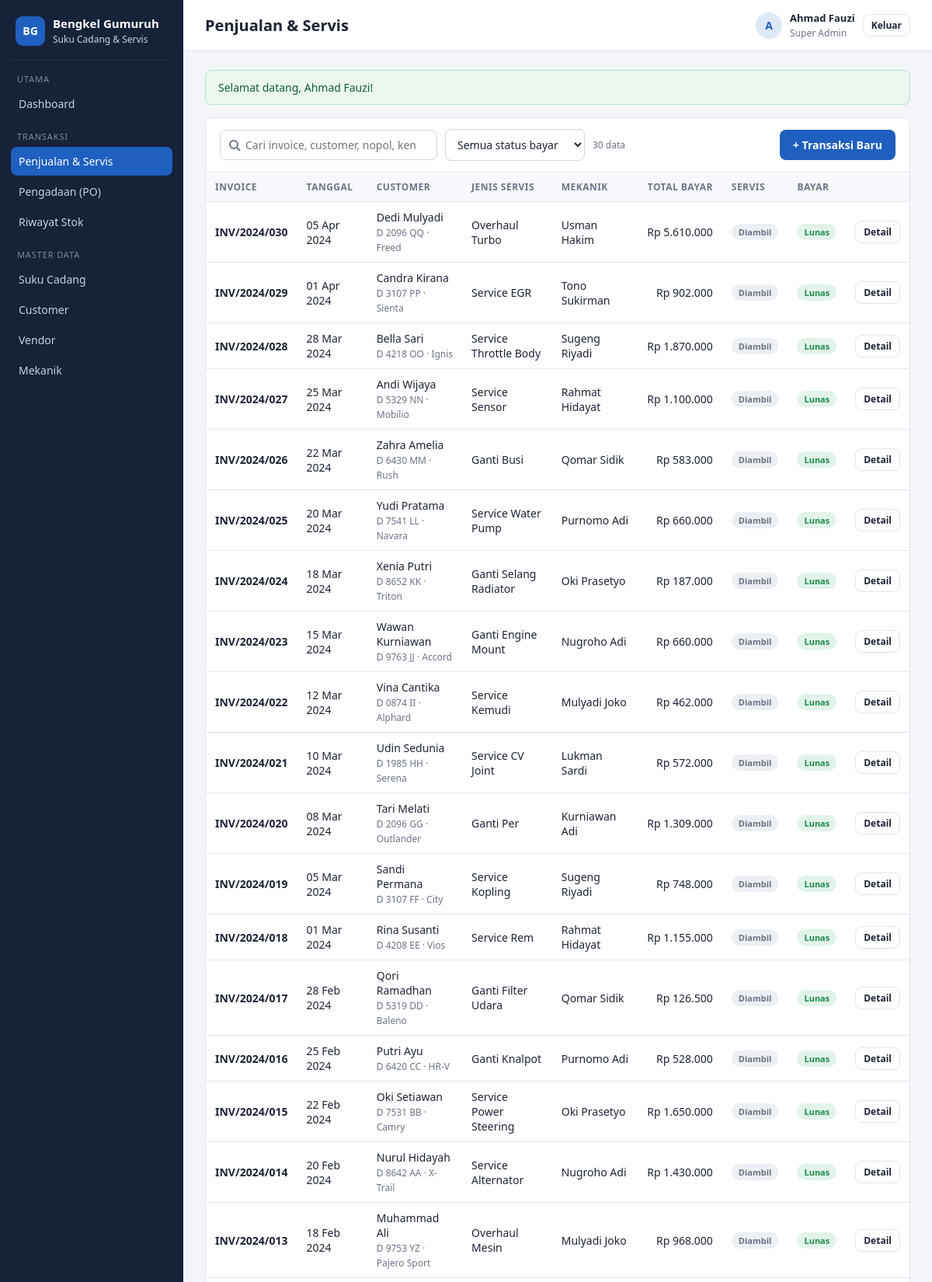
The app's page /penjualan.php (signed in, upper part) with its own data.
### tables this page shows
CREATE TABLE `transaksi_penjualan`  (
  `id_transaksi_penjualan` int NOT NULL AUTO_INCREMENT,
  `no_invoice` varchar(30) NOT NULL,
  `tanggal_transaksi` date NOT NULL,
  `jam_masuk` time NULL DEFAULT NULL,
  `jam_selesai` time NULL DEFAULT NULL,
  `jenis_service` varchar(50) NULL DEFAULT NULL COMMENT 'Service Rutin, Ganti Oli, Perbaikan',
  `keluhan` text NULL,
  `diagnosis` text NULL,
  `pekerjaan_dilakukan` text NULL,
  `km_kendaraan` int NULL DEFAULT NULL,
  `total_item_suku_cadang` int NULL DEFAULT 0,
  `subtotal_suku_cadang` decimal(12, 2) NULL DEFAULT 0.00,
  `biaya_jasa` decimal(12, 2) NULL DEFAULT 0.00,
  `diskon` decimal(12, 2) NULL DEFAULT 0.00,
  `pajak` decimal(12, 2) NULL DEFAULT 0.00,
  `total_bayar` decimal(12, 2) NULL DEFAULT 0.00,
  `status_service` enum('antri','dikerjakan','selesai','diambil') NULL DEFAULT 'antri',
  `status_pembayaran` enum('unpaid','paid') NULL DEFAULT 'unpaid',
  `metode_pembayaran` enum('cash','transfer','debit','credit') NULL DEFAULT NULL,
  `tanggal_pembayaran` datetime NULL DEFAULT NULL,
  `uang_muka` decimal(12, 2) NULL DEFAULT 0.00,
  `sisa_bayar` decimal(12, 2) NULL DEFAULT 0.00,
  `catatan` text NULL,
  `foto_kendaraan_masuk` longtext NULL,
  `foto_kendaraan_keluar` longtext NULL,
  `rating_service` tinyint NULL DEFAULT NULL COMMENT '1-5',
  `feedback_customer` text NULL,
  `created_at` timestamp NULL DEFAULT CURRENT_TIMESTAMP,
  `created_by` int NULL DEFAULT NULL,
  `updated_at` timestamp NULL DEFAULT CURRENT_TIMESTAMP ON UPDATE CURRENT_TIMESTAMP,
  `updated_by` int NULL DEFAULT NULL,
  `id_customer` int NULL DEFAULT NULL,
  `id_mekanik` int NULL DEFAULT NULL,
  `id_kasir` int NULL DEFAULT NULL COMMENT 'Yang melayani pembayaran',
  PRIMARY KEY (`id_transaksi_penjualan`) USING BTREE,
  UNIQUE INDEX `no_invoice`(`no_invoice` ASC) USING BTREE,
  INDEX `id_customer`(`id_customer` ASC) USING BTREE,
  INDEX `id_mekanik`(`id_mekanik` ASC) USING BTREE,
  INDEX `id_kasir`(`id_kasir` ASC) USING BTREE,
  INDEX `created_by`(`created_by` ASC) USING BTREE,
  INDEX `updated_by`(`updated_by` ASC) USING BTREE,
  INDEX `idx_transaksi_penjualan_tanggal`(`tanggal_transaksi` ASC) USING BTREE,
  CONSTRAINT `transaksi_penjualan_ibfk_1` FOREIGN KEY (`id_customer`) REFERENCES `customer` (`id_customer`) ON DELETE RESTRICT ON UPDATE RESTRICT,
  CONSTRAINT `transaksi_penjualan_ibfk_2` FOREIGN KEY (`id_mekanik`) REFERENCES `mekanik` (`id`) ON DELETE RESTRICT ON UPDATE RESTRICT,
  CONSTRAINT `transaksi_penjualan_ibfk_3` FOREIGN KEY (`id_kasir`) REFERENCES `pengguna` (`id`) ON DELETE RESTRICT ON UPDATE RESTRICT,
  CONSTRAINT `transaksi_penjualan_ibfk_4` FOREIGN KEY (`created_by`) REFERENCES `pengguna` (`id`) ON DELETE RESTRICT ON UPDATE RESTRICT,
  CONSTRAINT `transaksi_penjualan_ibfk_5` FOREIGN KEY (`updated_by`) REFERENCES `pengguna` (`id`) ON DELETE RESTRICT ON UPDATE RESTRICT
);

CREATE TABLE `customer`  (
  `id_customer` int NOT NULL AUTO_INCREMENT,
  `nama_customer` varchar(100) NOT NULL,
  `nik_customer` varchar(16) NULL DEFAULT NULL,
  `no_telepon_customer` varchar(15) NOT NULL,
  `email_customer` varchar(50) NULL DEFAULT NULL,
  `alamat_customer` text NULL,
  `jenis_kelamin` enum('L','P') NULL DEFAULT NULL,
  `tanggal_lahir` date NULL DEFAULT NULL,
  `pekerjaan` varchar(50) NULL DEFAULT NULL,
  `kendaraan_merk` varchar(50) NULL DEFAULT NULL,
  `kendaraan_model` varchar(50) NULL DEFAULT NULL,
  `kendaraan_tahun` year NULL DEFAULT NULL,
  `no_polisi` varchar(15) NULL DEFAULT NULL,
  `no_rangka` varchar(30) NULL DEFAULT NULL,
  `no_mesin` varchar(30) NULL DEFAULT NULL,
  `warna_kendaraan` varchar(30) NULL DEFAULT NULL,
  `km_kendaraan` int NULL DEFAULT NULL,
  `customer_type` enum('reguler','premium','vip') NULL DEFAULT 'reguler',
  `total_transaksi` int NULL DEFAULT 0,
  `total_nilai_transaksi` decimal(15, 2) NULL DEFAULT 0.00,
  `tanggal_registrasi` date NULL DEFAULT NULL,
  `status_customer` tinyint NULL DEFAULT 1 COMMENT '1=aktif, 0=nonaktif',
  `created_at` timestamp NULL DEFAULT CURRENT_TIMESTAMP,
  `created_by` int NULL DEFAULT NULL,
  `updated_at` timestamp NULL DEFAULT CURRENT_TIMESTAMP ON UPDATE CURRENT_TIMESTAMP,
  `updated_by` int NULL DEFAULT NULL,
  PRIMARY KEY (`id_customer`) USING BTREE,
  INDEX `created_by`(`created_by` ASC) USING BTREE,
  INDEX `updated_by`(`updated_by` ASC) USING BTREE,
  INDEX `idx_customer_telepon`(`no_telepon_customer` ASC) USING BTREE,
  INDEX `idx_customer_polisi`(`no_polisi` ASC) USING BTREE,
  CONSTRAINT `customer_ibfk_1` FOREIGN KEY (`created_by`) REFERENCES `pengguna` (`id`) ON DELETE RESTRICT ON UPDATE RESTRICT,
  CONSTRAINT `customer_ibfk_2` FOREIGN KEY (`updated_by`) REFERENCES `pengguna` (`id`) ON DELETE RESTRICT ON UPDATE RESTRICT
);

CREATE TABLE `mekanik`  (
  `id` int NOT NULL AUTO_INCREMENT,
  `nama_mekanik` varchar(100) NOT NULL,
  `nik_mekanik` varchar(16) NOT NULL,
  `status` tinyint NULL DEFAULT 1 COMMENT '1=aktif, 0=nonaktif',
  `no_telepon` varchar(15) NULL DEFAULT NULL,
  `alamat` text NULL,
  `tanggal_lahir` date NULL DEFAULT NULL,
  `spesialisasi` varchar(100) NULL DEFAULT NULL COMMENT 'Mesin, Transmisi, AC, dll',
  `pengalaman_tahun` int NULL DEFAULT NULL,
  `gaji_pokok` decimal(12, 2) NULL DEFAULT NULL,
  `foto_profil` longtext NULL,
  `tanggal_masuk` date NULL DEFAULT NULL,
  `created_at` timestamp NULL DEFAULT CURRENT_TIMESTAMP,
  `created_by` int NULL DEFAULT NULL,
  `updated_at` timestamp NULL DEFAULT CURRENT_TIMESTAMP ON UPDATE CURRENT_TIMESTAMP,
  `updated_by` int NULL DEFAULT NULL,
  `id_bengkel` int NULL DEFAULT NULL,
  PRIMARY KEY (`id`) USING BTREE,
  UNIQUE INDEX `nik_mekanik`(`nik_mekanik` ASC) USING BTREE,
  INDEX `id_bengkel`(`id_bengkel` ASC) USING BTREE,
  INDEX `created_by`(`created_by` ASC) USING BTREE,
  INDEX `updated_by`(`updated_by` ASC) USING BTREE,
  INDEX `idx_mekanik_nik`(`nik_mekanik` ASC) USING BTREE,
  CONSTRAINT `mekanik_ibfk_1` FOREIGN KEY (`id_bengkel`) REFERENCES `bengkel` (`id_bengkel`) ON DELETE RESTRICT ON UPDATE RESTRICT,
  CONSTRAINT `mekanik_ibfk_2` FOREIGN KEY (`created_by`) REFERENCES `pengguna` (`id`) ON DELETE RESTRICT ON UPDATE RESTRICT,
  CONSTRAINT `mekanik_ibfk_3` FOREIGN KEY (`updated_by`) REFERENCES `pengguna` (`id`) ON DELETE RESTRICT ON UPDATE RESTRICT
);

### includes/bootstrap.php (called while the page is built, shortened)
<?php
require_once BASE_PATH . '/includes/helpers.php';
require_once BASE_PATH . '/includes/ajax.php';
require_once BASE_PATH . '/functions/penjualan.php';
function db(): PDO
{
    static $pdo = null;
    if ($pdo === null) {
        $cfg = require BASE_PATH . '/config/database.php';
        $dsn = sprintf(
            'mysql:host=%s;port=%s;dbname=%s;charset=%s',
            $cfg['host'],
            $cfg['port'],
            $cfg['database'],
            $cfg['charset']
        );
        $pdo = new PDO($dsn, $cfg['username'], $cfg['password'], [
            PDO::ATTR_ERRMODE            => PDO::ERRMODE_EXCEPTION,
            PDO::ATTR_DEFAULT_FETCH_MODE => PDO::FETCH_ASSOC,
            PDO::ATTR_EMULATE_PREPARES   => false,
        ]);
    }
    return $pdo;
}

### penjualan.php (the view, shortened to what this page needs)
<?php
require __DIR__ . '/includes/bootstrap.php';
$q      = trim($_GET['q'] ?? '');
$sql = 'SELECT tp.id_transaksi_penjualan, tp.no_invoice, tp.tanggal_transaksi, tp.jenis_service,
               tp.total_bayar, tp.status_service, tp.status_pembayaran,
               c.nama_customer, c.no_polisi, c.kendaraan_model, m.nama_mekanik
          FROM transaksi_penjualan tp
          JOIN customer c ON c.id_customer = tp.id_customer
          LEFT JOIN mekanik m ON m.id = tp.id_mekanik
         WHERE 1 = 1';
$param = [];
$sql .= ' ORDER BY tp.tanggal_transaksi DESC, tp.id_transaksi_penjualan DESC';
$stmt = db()->prepare($sql);
$stmt->execute($param);
$data = $stmt->fetchAll();
$renderBaris = function (array $data): void {
    foreach ($data as $t): ?>
        <tr>
            <td><strong><?= e($t['no_invoice']) ?></strong></td>
            <td><?= tanggal_indo($t['tanggal_transaksi']) ?></td>
            <td><?= e($t['nama_customer']) ?><br><small class="hint"><?= e("{$t['no_polisi']} · {$t['kendaraan_model']}") ?></small></td>
            <td><?= e($t['jenis_service']) ?></td>
            <td><?= e($t['nama_mekanik']) ?></td>
            <td class="num"><?= rupiah($t['total_bayar']) ?></td>
            <td><?= badge($t['status_service']) ?></td>
            <td><?= badge($t['status_pembayaran']) ?></td>
            <td><a class="btn btn-light btn-sm" href="penjualan_detail.php?id=<?= $t['id_transaksi_penjualan'] ?>">Detail</a></td>
        </tr>
    <?php endforeach;
    if (!$data): ?>
        <tr><td colspan="9" class="hint">Tidak ada transaksi yang cocok.</td></tr>
    <?php endif;
};
$judul = 'Penjualan & Servis';
require __DIR__ . '/includes/header.php';
?>
<div class="card">
    <div class="card-header">
        <form class="filters live-form" method="get">
            <?= kotak_cari($q, 'Cari invoice, customer, nopol, kendaraan, servis…') ?>
            <select name="status">
                <option value="">Semua status bayar</option>
            </select>
            <span class="hint live-count"><?= count($data) ?> data</span>
        </form>
        <a class="btn" href="penjualan_tambah.php">+ Transaksi Baru</a>
    </div>
    <div class="table-wrap">
        <table>
            <thead>
            <tr><th>Invoice</th><th>Tanggal</th><th>Customer</th><th>Jenis Servis</th><th>Mekanik</th><th class="num">Total Bayar</th><th>Servis</th><th>Bayar</th><th></th></tr>
            </thead>
            <tbody id="hasil"><?php $renderBaris($data); ?></tbody>
        </table>
    </div>
</div>
<?php require __DIR__ . '/includes/footer.php'; ?>

### includes/header.php (shortened to what this page needs)
<?php
$user = pengguna();
?>
<!doctype html>
<html lang="id">
<head>
    <link rel="stylesheet" href="assets/css/style.css">
</head>
<body>
<div class="layout">
    <aside class="sidebar">
        <div class="brand">
            <span class="brand-mark">BG</span>
            <div>
                <strong><?= APP_NAME ?></strong>
                <small>Suku Cadang &amp; Servis</small>
            </div>
        </div>
        <nav>
            <p class="nav-label">Utama</p>
            <a href="index.php"<?= aktif('index') ?>>Dashboard</a>
            <p class="nav-label">Transaksi</p>
            <a href="penjualan.php"<?= aktif('penjualan') ?>>Penjualan &amp; Servis</a>
            <?php if (in_array((int) $user['role'], [ROLE_SUPER_ADMIN, ROLE_BENDAHARA], true)): ?>
                <a href="pengadaan.php"<?= aktif('pengadaan') ?>>Pengadaan (PO)</a>
            <?php endif; ?>
            <a href="stok.php"<?= aktif('stok') ?>>Riwayat Stok</a>
            <p class="nav-label">Master Data</p>
            <a href="suku_cadang.php"<?= aktif('suku_cadang') ?>>Suku Cadang</a>
            <a href="customer.php"<?= aktif('customer') ?>>Customer</a>
            <a href="vendor.php"<?= aktif('vendor') ?>>Vendor</a>
            <a href="mekanik.php"<?= aktif('mekanik') ?>>Mekanik</a>
        </nav>
    </aside>
    <div class="main">
        <header class="topbar">
            <h1><?= e($judul ?? 'Dashboard') ?></h1>
            <div class="user">
                <span class="avatar"><?= e(mb_substr($user['nama_pengguna'], 0, 1)) ?></span>
                <div>
                    <strong><?= e($user['nama_pengguna']) ?></strong>
                    <small><?= e(nama_role((int) $user['role'])) ?></small>
                </div>
                <a class="btn btn-light btn-sm" href="logout.php">Keluar</a>
            </div>
        </header>
        <main class="content">
            <?php foreach (ambil_flash() as $f): ?>
                <div class="alert alert-<?= e($f['type']) ?>"><?= e($f['message']) ?></div>
            <?php endforeach; ?>

### includes/helpers.php (shortened to what this page needs)
<?php
function e(?string $value): string
{
    return htmlspecialchars((string) $value, ENT_QUOTES, 'UTF-8');
}
function rupiah($angka): string
{
    return 'Rp ' . number_format((float) $angka, 0, ',', '.');
}
function tanggal_indo(?string $tanggal): string
{
    $bulan = [1 => 'Jan', 'Feb', 'Mar', 'Apr', 'Mei', 'Jun', 'Jul', 'Agu', 'Sep', 'Okt', 'Nov', 'Des'];
    $ts = strtotime($tanggal);
    return date('d', $ts) . ' ' . $bulan[(int) date('n', $ts)] . ' ' . date('Y', $ts);
}
function ambil_flash(): array
{
    $pesan = $_SESSION['flash'] ?? [];
    return $pesan;
}
function pengguna(): ?array
{
    return $_SESSION['pengguna'] ?? null;
}
function nama_role(int $role): string
{
    return [
        ROLE_SUPER_ADMIN => 'Super Admin',
        ROLE_BENDAHARA   => 'Bendahara',
        ROLE_KASIR       => 'Kasir',
    ][$role] ?? 'Pengguna';
}
function badge(string $status): string
{
    $warna = [
        'paid' => 'success', 'selesai' => 'success', 'diambil' => 'muted', 'completed' => 'success',
        'aktif' => 'success', 'masuk' => 'success',
        'unpaid' => 'danger', 'cancelled' => 'danger', 'keluar' => 'danger',
        'partial' => 'warning', 'antri' => 'warning', 'ordered' => 'warning', 'draft' => 'muted',
        'dikerjakan' => 'info', 'delivered' => 'info', 'adjustment' => 'info', 'retur' => 'warning',
        'vip' => 'warning', 'premium' => 'info', 'reguler' => 'muted',
    ][$status] ?? 'muted';
    $label = [
        'paid' => 'Lunas', 'unpaid' => 'Belum Bayar', 'partial' => 'Sebagian',
    ][$status] ?? ucfirst($status);
    return '<span class="badge badge-' . $warna . '">' . e($label) . '</span>';
}
function aktif(string $halaman): string
{
    $sekarang = basename($_SERVER['SCRIPT_NAME'], '.php');
    return str_starts_with($sekarang, $halaman) ? ' class="active"' : '';
}

### records on screen
transaksi_penjualan: id_transaksi_penjualan "Super Admin"
transaksi_penjualan: no_invoice "INV/2024/030", tanggal_transaksi "05 Apr 2024", id_customer.nama_customer "Dedi Mulyadi", id_customer.kendaraan_model "D 2096 QQ · Freed", jenis_service "Overhaul Turbo", id_mekanik.nama_mekanik "Usman Hakim", total_bayar "Rp 5.610.000", status_service "Diambil Lunas"
transaksi_penjualan: no_invoice "INV/2024/029", tanggal_transaksi "01 Apr 2024", id_customer.nama_customer "Candra Kirana", id_customer.kendaraan_model "D 3107 PP · Sienta", jenis_service "Service EGR", id_mekanik.nama_mekanik "Tono Sukirman", total_bayar "Rp 902.000", status_service "Diambil Lunas"
transaksi_penjualan: no_invoice "INV/2024/028", tanggal_transaksi "28 Mar 2024", id_customer.nama_customer "Bella Sari", id_customer.kendaraan_model "D 4218 OO · Ignis", jenis_service "Service Throttle Body", id_mekanik.nama_mekanik "Sugeng Riyadi", total_bayar "Rp 1.870.000", status_service "Diambil Lunas"
transaksi_penjualan: no_invoice "INV/2024/027", tanggal_transaksi "25 Mar 2024", id_customer.nama_customer "Andi Wijaya", id_customer.kendaraan_model "D 5329 NN · Mobilio", jenis_service "Service Sensor", id_mekanik.nama_mekanik "Rahmat Hidayat", total_bayar "Rp 1.100.000", status_service "Diambil Lunas"
transaksi_penjualan: no_invoice "INV/2024/026", tanggal_transaksi "22 Mar 2024", id_customer.nama_customer "Zahra Amelia", id_customer.kendaraan_model "D 6430 MM · Rush", jenis_service "Ganti Busi", id_mekanik.nama_mekanik "Qomar Sidik", total_bayar "Rp 583.000", status_service "Diambil Lunas"
transaksi_penjualan: no_invoice "INV/2024/025", tanggal_transaksi "20 Mar 2024", id_customer.nama_customer "Yudi Pratama", id_customer.kendaraan_model "D 7541 LL · Navara", jenis_service "Service Water Pump", id_mekanik.nama_mekanik "Purnomo Adi", total_bayar "Rp 660.000", status_service "Diambil Lunas"
transaksi_penjualan: no_invoice "INV/2024/024", tanggal_transaksi "18 Mar 2024", id_customer.nama_customer "Xenia Putri", id_customer.kendaraan_model "D 8652 KK · Triton", jenis_service "Ganti Selang Radiator", id_mekanik.nama_mekanik "Oki Prasetyo", total_bayar "Rp 187.000", status_service "Diambil Lunas"
transaksi_penjualan: no_invoice "INV/2024/023", tanggal_transaksi "15 Mar 2024", id_customer.nama_customer "Wawan Kurniawan", id_customer.kendaraan_model "D 9763 JJ · Accord", jenis_service "Ganti Engine Mount", id_mekanik.nama_mekanik "Nugroho Adi", total_bayar "Rp 660.000", status_service "Diambil Lunas"
transaksi_penjualan: no_invoice "INV/2024/022", tanggal_transaksi "12 Mar 2024", id_customer.nama_customer "Vina Cantika", id_customer.kendaraan_model "D 0874 II · Alphard", jenis_service "Service Kemudi", id_mekanik.nama_mekanik "Mulyadi Joko", total_bayar "Rp 462.000", status_service "Diambil Lunas"
transaksi_penjualan: no_invoice "INV/2024/021", tanggal_transaksi "10 Mar 2024", id_customer.nama_customer "Udin Sedunia", id_customer.kendaraan_model "D 1985 HH · Serena", jenis_service "Service CV Joint", id_mekanik.nama_mekanik "Lukman Sardi", total_bayar "Rp 572.000", status_service "Diambil Lunas"
transaksi_penjualan: no_invoice "INV/2024/020", tanggal_transaksi "08 Mar 2024", id_customer.nama_customer "Tari Melati", id_customer.kendaraan_model "D 2096 GG · Outlander", jenis_service "Ganti Per", id_mekanik.nama_mekanik "Kurniawan Adi", total_bayar "Rp 1.309.000", status_service "Diambil Lunas"
transaksi_penjualan: no_invoice "INV/2024/019", tanggal_transaksi "05 Mar 2024", id_customer.nama_customer "Sandi Permana", id_customer.kendaraan_model "D 3107 FF · City", jenis_service "Service Kopling", id_mekanik.nama_mekanik "Sugeng Riyadi", total_bayar "Rp 748.000", status_service "Diambil Lunas"
transaksi_penjualan: no_invoice "INV/2024/018", tanggal_transaksi "01 Mar 2024", id_customer.nama_customer "Rina Susanti", id_customer.kendaraan_model "D 4208 EE · Vios", jenis_service "Service Rem", id_mekanik.nama_mekanik "Rahmat Hidayat", total_bayar "Rp 1.155.000", status_service "Diambil Lunas"
transaksi_penjualan: no_invoice "INV/2024/017", tanggal_transaksi "28 Feb 2024", id_customer.nama_customer "Qori Ramadhan", id_customer.kendaraan_model "D 5319 DD · Baleno", jenis_service "Ganti Filter Udara", id_mekanik.nama_mekanik "Qomar Sidik", total_bayar "Rp 126.500", status_service "Diambil Lunas"
transaksi_penjualan: no_invoice "INV/2024/016", tanggal_transaksi "25 Feb 2024", id_customer.nama_customer "Putri Ayu", id_customer.kendaraan_model "D 6420 CC · HR-V", jenis_service "Ganti Knalpot", id_mekanik.nama_mekanik "Purnomo Adi", total_bayar "Rp 528.000", status_service "Diambil Lunas"
transaksi_penjualan: no_invoice "INV/2024/015", tanggal_transaksi "22 Feb 2024", id_customer.nama_customer "Oki Setiawan", id_customer.kendaraan_model "D 7531 BB · Camry", jenis_service "Service Power Steering", id_mekanik.nama_mekanik "Oki Prasetyo", total_bayar "Rp 1.650.000", status_service "Diambil Lunas"
transaksi_penjualan: no_invoice "INV/2024/014", tanggal_transaksi "20 Feb 2024", id_customer.nama_customer "Nurul Hidayah", id_customer.kendaraan_model "D 8642 AA · X-Trail", jenis_service "Service Alternator", id_mekanik.nama_mekanik "Nugroho Adi", total_bayar "Rp 1.430.000", status_service "Diambil Lunas"
transaksi_penjualan: no_invoice "INV/2024/013", tanggal_transaksi "18 Feb 2024", id_customer.nama_customer "Muhammad Ali", id_customer.kendaraan_model "D 9753 YZ · Pajero Sport", jenis_service "Overhaul Mesin", id_mekanik.nama_mekanik "Mulyadi Joko", total_bayar "Rp 968.000", status_service "Diambil Lunas"

### other values on screen
APP_NAME "Bengkel Gumuruh"
$judul "Penjualan & Servis"
mb_substr($user['nama_pengguna'], 0, 1) "A"
$user['nama_pengguna'] "Ahmad Fauzi"
$f['message'] "Selamat datang, Ahmad Fauzi!"
count($data) "30"
